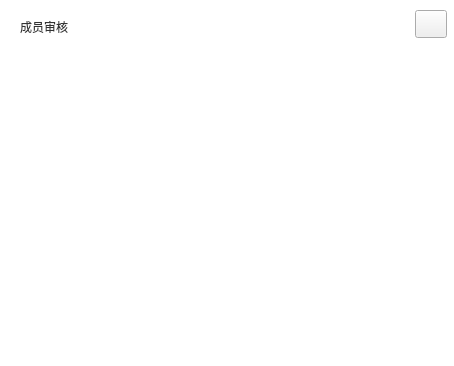
<?xml version="1.0" encoding="UTF-8"?>
<ui version="4.0">
 <class>AuditMemberWidget</class>
 <widget class="QWidget" name="AuditMemberWidget">
  <property name="geometry">
   <rect>
    <x>0</x>
    <y>0</y>
    <width>454</width>
    <height>366</height>
   </rect>
  </property>
  <property name="sizePolicy">
   <sizepolicy hsizetype="Fixed" vsizetype="Fixed">
    <horstretch>0</horstretch>
    <verstretch>0</verstretch>
   </sizepolicy>
  </property>
  <property name="minimumSize">
   <size>
    <width>454</width>
    <height>366</height>
   </size>
  </property>
  <property name="maximumSize">
   <size>
    <width>454</width>
    <height>366</height>
   </size>
  </property>
  <property name="windowTitle">
   <string>AuditMemberWidget</string>
  </property>
  <property name="styleSheet">
   <string notr="true">QWidget#AuditMemberWidget{background-color: rgb(255, 255, 255);border-radius:8px;}</string>
  </property>
  <widget class="QLabel" name="label">
   <property name="geometry">
    <rect>
     <x>20</x>
     <y>19</y>
     <width>56</width>
     <height>15</height>
    </rect>
   </property>
   <property name="sizePolicy">
    <sizepolicy hsizetype="Fixed" vsizetype="Fixed">
     <horstretch>0</horstretch>
     <verstretch>0</verstretch>
    </sizepolicy>
   </property>
   <property name="minimumSize">
    <size>
     <width>56</width>
     <height>15</height>
    </size>
   </property>
   <property name="maximumSize">
    <size>
     <width>56</width>
     <height>15</height>
    </size>
   </property>
   <property name="styleSheet">
    <string notr="true">font: 14px &quot;微软雅黑&quot;;
color: rgb(51, 51, 51);
border-bottom:0px;</string>
   </property>
   <property name="text">
    <string>成员审核</string>
   </property>
  </widget>
  <widget class="QPushButton" name="closeButton">
   <property name="geometry">
    <rect>
     <x>415</x>
     <y>10</y>
     <width>32</width>
     <height>28</height>
    </rect>
   </property>
   <property name="sizePolicy">
    <sizepolicy hsizetype="Fixed" vsizetype="Fixed">
     <horstretch>0</horstretch>
     <verstretch>0</verstretch>
    </sizepolicy>
   </property>
   <property name="minimumSize">
    <size>
     <width>32</width>
     <height>28</height>
    </size>
   </property>
   <property name="maximumSize">
    <size>
     <width>32</width>
     <height>28</height>
    </size>
   </property>
   <property name="styleSheet">
    <string notr="true">QPushButton{border-image: url(:/EntCenterWidget/image/close.png);}
QPushButton:hover,pressed{border-image: url(:/EntCenterWidget/image/close_sel.png);};</string>
   </property>
   <property name="text">
    <string/>
   </property>
  </widget>
  <widget class="QTableWidget" name="tableWidget">
   <property name="geometry">
    <rect>
     <x>20</x>
     <y>67</y>
     <width>414</width>
     <height>290</height>
    </rect>
   </property>
   <property name="sizePolicy">
    <sizepolicy hsizetype="Fixed" vsizetype="Fixed">
     <horstretch>0</horstretch>
     <verstretch>0</verstretch>
    </sizepolicy>
   </property>
   <property name="minimumSize">
    <size>
     <width>414</width>
     <height>290</height>
    </size>
   </property>
   <property name="maximumSize">
    <size>
     <width>414</width>
     <height>290</height>
    </size>
   </property>
   <property name="styleSheet">
    <string notr="true"/>
   </property>
   <property name="frameShape">
    <enum>QFrame::NoFrame</enum>
   </property>
   <property name="verticalScrollBarPolicy">
    <enum>Qt::ScrollBarAsNeeded</enum>
   </property>
   <property name="horizontalScrollBarPolicy">
    <enum>Qt::ScrollBarAlwaysOff</enum>
   </property>
   <property name="editTriggers">
    <set>QAbstractItemView::NoEditTriggers</set>
   </property>
   <property name="selectionMode">
    <enum>QAbstractItemView::NoSelection</enum>
   </property>
   <property name="selectionBehavior">
    <enum>QAbstractItemView::SelectRows</enum>
   </property>
   <property name="showGrid">
    <bool>false</bool>
   </property>
   <property name="gridStyle">
    <enum>Qt::NoPen</enum>
   </property>
   <property name="columnCount">
    <number>0</number>
   </property>
  </widget>
 </widget>
 <layoutdefault spacing="6" margin="11"/>
 <resources>
  <include location="EntCenterWidget.qrc"/>
 </resources>
 <connections/>
</ui>
